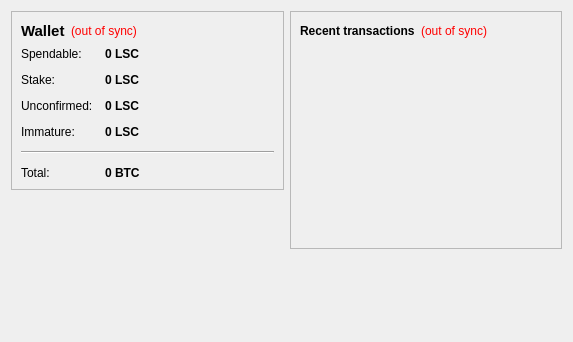
<?xml version="1.0" encoding="UTF-8"?>
<ui version="4.0">
 <class>OverviewPage</class>
 <widget class="QWidget" name="OverviewPage">
  <property name="geometry">
   <rect>
    <x>0</x>
    <y>0</y>
    <width>573</width>
    <height>342</height>
   </rect>
  </property>
  <property name="windowTitle">
   <string>Form</string>
  </property>
  <layout class="QHBoxLayout" name="horizontalLayout" stretch="1,1">
   <item>
    <layout class="QVBoxLayout" name="verticalLayout_2">
     <item>
      <widget class="QFrame" name="frame">
       <property name="frameShape">
        <enum>QFrame::StyledPanel</enum>
       </property>
       <property name="frameShadow">
        <enum>QFrame::Raised</enum>
       </property>
       <layout class="QVBoxLayout" name="verticalLayout_4">
        <item>
         <layout class="QHBoxLayout" name="horizontalLayout_4">
          <item>
           <widget class="QLabel" name="label_5">
            <property name="font">
             <font>
              <pointsize>11</pointsize>
              <weight>75</weight>
              <bold>true</bold>
             </font>
            </property>
            <property name="text">
             <string>Wallet</string>
            </property>
           </widget>
          </item>
          <item>
           <widget class="QLabel" name="labelWalletStatus">
            <property name="toolTip">
             <string>The displayed information may be out of date. Your wallet automatically synchronizes with the LindasSisterCoin network after a connection is established, but this process has not completed yet.</string>
            </property>
            <property name="styleSheet">
             <string notr="true">QLabel { color: red; }</string>
            </property>
            <property name="text">
             <string notr="true">(out of sync)</string>
            </property>
            <property name="alignment">
             <set>Qt::AlignLeading|Qt::AlignLeft|Qt::AlignVCenter</set>
            </property>
           </widget>
          </item>
          <item>
           <spacer name="horizontalSpacer_2">
            <property name="orientation">
             <enum>Qt::Horizontal</enum>
            </property>
            <property name="sizeHint" stdset="0">
             <size>
              <width>40</width>
              <height>20</height>
             </size>
            </property>
           </spacer>
          </item>
         </layout>
        </item>
        <item>
         <layout class="QFormLayout" name="formLayout_2">
          <property name="fieldGrowthPolicy">
           <enum>QFormLayout::AllNonFixedFieldsGrow</enum>
          </property>
          <property name="horizontalSpacing">
           <number>12</number>
          </property>
          <property name="verticalSpacing">
           <number>12</number>
          </property>
          <item row="0" column="0">
           <widget class="QLabel" name="label">
            <property name="text">
             <string>Spendable:</string>
            </property>
           </widget>
          </item>
          <item row="0" column="1">
           <widget class="QLabel" name="labelBalance">
            <property name="font">
             <font>
              <weight>75</weight>
              <bold>true</bold>
             </font>
            </property>
            <property name="cursor">
             <cursorShape>IBeamCursor</cursorShape>
            </property>
            <property name="toolTip">
             <string>Your current spendable balance</string>
            </property>
            <property name="text">
             <string notr="true">0 LSC</string>
            </property>
            <property name="textInteractionFlags">
             <set>Qt::LinksAccessibleByMouse|Qt::TextSelectableByKeyboard|Qt::TextSelectableByMouse</set>
            </property>
           </widget>
          </item>
          <item row="1" column="0">
           <widget class="QLabel" name="label_6">
            <property name="text">
             <string>Stake:</string>
            </property>
           </widget>
          </item>
          <item row="1" column="1">
           <widget class="QLabel" name="labelStake">
            <property name="font">
             <font>
              <weight>75</weight>
              <bold>true</bold>
             </font>
            </property>
            <property name="cursor">
             <cursorShape>IBeamCursor</cursorShape>
            </property>
            <property name="toolTip">
             <string>Total of coins that was staked, and do not yet count toward the current balance</string>
            </property>
            <property name="text">
             <string notr="true">0 LSC</string>
            </property>
            <property name="textInteractionFlags">
             <set>Qt::LinksAccessibleByMouse|Qt::TextSelectableByKeyboard|Qt::TextSelectableByMouse</set>
            </property>
           </widget>
          </item>
          <item row="2" column="0">
           <widget class="QLabel" name="label_3">
            <property name="text">
             <string>Unconfirmed:</string>
            </property>
           </widget>
          </item>
          <item row="2" column="1">
           <widget class="QLabel" name="labelUnconfirmed">
            <property name="font">
             <font>
              <weight>75</weight>
              <bold>true</bold>
             </font>
            </property>
            <property name="cursor">
             <cursorShape>IBeamCursor</cursorShape>
            </property>
            <property name="toolTip">
             <string>Total of transactions that have yet to be confirmed, and do not yet count toward the current balance</string>
            </property>
            <property name="text">
             <string notr="true">0 LSC</string>
            </property>
            <property name="textInteractionFlags">
             <set>Qt::LinksAccessibleByMouse|Qt::TextSelectableByKeyboard|Qt::TextSelectableByMouse</set>
            </property>
           </widget>
          </item>
          <item row="3" column="0">
           <widget class="QLabel" name="labelImmatureText">
            <property name="text">
             <string>Immature:</string>
            </property>
           </widget>
          </item>
          <item row="3" column="1">
           <widget class="QLabel" name="labelImmature">
            <property name="font">
             <font>
              <weight>75</weight>
              <bold>true</bold>
             </font>
            </property>
            <property name="toolTip">
             <string>Mined balance that has not yet matured</string>
            </property>
            <property name="text">
             <string notr="true">0 LSC</string>
            </property>
            <property name="textInteractionFlags">
             <set>Qt::LinksAccessibleByMouse|Qt::TextSelectableByKeyboard|Qt::TextSelectableByMouse</set>
            </property>
           </widget>
          </item>
          <item row="4" column="0" colspan="2">
           <widget class="Line" name="line">
            <property name="orientation">
             <enum>Qt::Horizontal</enum>
            </property>
           </widget>
          </item>
          <item row="5" column="0">
           <widget class="QLabel" name="labelTotalText">
            <property name="text">
             <string>Total:</string>
            </property>
           </widget>
          </item>
          <item row="5" column="1">
           <widget class="QLabel" name="labelTotal">
            <property name="font">
             <font>
              <weight>75</weight>
              <bold>true</bold>
             </font>
            </property>
            <property name="cursor">
             <cursorShape>IBeamCursor</cursorShape>
            </property>
            <property name="toolTip">
             <string>Your current total balance</string>
            </property>
            <property name="text">
             <string notr="true">0 BTC</string>
            </property>
            <property name="textInteractionFlags">
             <set>Qt::LinksAccessibleByMouse|Qt::TextSelectableByKeyboard|Qt::TextSelectableByMouse</set>
            </property>
           </widget>
          </item>
         </layout>
        </item>
       </layout>
      </widget>
     </item>
     <item>
      <spacer name="verticalSpacer">
       <property name="orientation">
        <enum>Qt::Vertical</enum>
       </property>
       <property name="sizeHint" stdset="0">
        <size>
         <width>20</width>
         <height>40</height>
        </size>
       </property>
      </spacer>
     </item>
    </layout>
   </item>
   <item>
    <layout class="QVBoxLayout" name="verticalLayout_3">
     <item>
      <widget class="QFrame" name="frame_2">
       <property name="frameShape">
        <enum>QFrame::StyledPanel</enum>
       </property>
       <property name="frameShadow">
        <enum>QFrame::Raised</enum>
       </property>
       <layout class="QVBoxLayout" name="verticalLayout">
        <item>
         <layout class="QHBoxLayout" name="horizontalLayout_2">
          <item>
           <widget class="QLabel" name="label_4">
            <property name="text">
             <string>&lt;b&gt;Recent transactions&lt;/b&gt;</string>
            </property>
           </widget>
          </item>
          <item>
           <widget class="QLabel" name="labelTransactionsStatus">
            <property name="toolTip">
             <string>The displayed information may be out of date. Your wallet automatically synchronizes with the LindasSisterCoin network after a connection is established, but this process has not completed yet.</string>
            </property>
            <property name="styleSheet">
             <string notr="true">QLabel { color: red; }</string>
            </property>
            <property name="text">
             <string notr="true">(out of sync)</string>
            </property>
            <property name="alignment">
             <set>Qt::AlignRight|Qt::AlignTrailing|Qt::AlignVCenter</set>
            </property>
           </widget>
          </item>
          <item>
           <spacer name="horizontalSpacer">
            <property name="orientation">
             <enum>Qt::Horizontal</enum>
            </property>
            <property name="sizeHint" stdset="0">
             <size>
              <width>40</width>
              <height>20</height>
             </size>
            </property>
           </spacer>
          </item>
         </layout>
        </item>
        <item>
         <widget class="QListView" name="listTransactions">
          <property name="styleSheet">
           <string notr="true">QListView { background: transparent; }</string>
          </property>
          <property name="frameShape">
           <enum>QFrame::NoFrame</enum>
          </property>
          <property name="verticalScrollBarPolicy">
           <enum>Qt::ScrollBarAlwaysOff</enum>
          </property>
          <property name="horizontalScrollBarPolicy">
           <enum>Qt::ScrollBarAlwaysOff</enum>
          </property>
          <property name="selectionMode">
           <enum>QAbstractItemView::NoSelection</enum>
          </property>
         </widget>
        </item>
       </layout>
      </widget>
     </item>
     <item>
      <spacer name="verticalSpacer_2">
       <property name="orientation">
        <enum>Qt::Vertical</enum>
       </property>
       <property name="sizeHint" stdset="0">
        <size>
         <width>20</width>
         <height>40</height>
        </size>
       </property>
      </spacer>
     </item>
    </layout>
   </item>
  </layout>
 </widget>
 <resources/>
 <connections/>
</ui>
